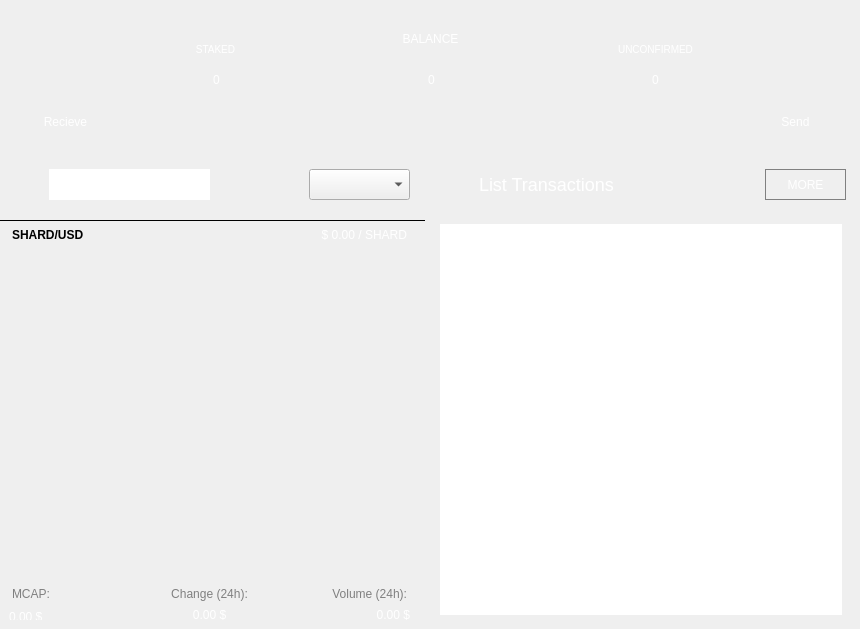
<?xml version="1.0" encoding="UTF-8"?>
<ui version="4.0">
 <class>OverviewPage</class>
 <widget class="QWidget" name="OverviewPage">
  <property name="geometry">
   <rect>
    <x>0</x>
    <y>0</y>
    <width>860</width>
    <height>629</height>
   </rect>
  </property>
  <property name="sizePolicy">
   <sizepolicy hsizetype="Expanding" vsizetype="Expanding">
    <horstretch>0</horstretch>
    <verstretch>0</verstretch>
   </sizepolicy>
  </property>
  <property name="windowTitle">
   <string>Form</string>
  </property>
  <widget class="QWidget" name="horizontalLayoutWidget_2">
   <property name="geometry">
    <rect>
     <x>-1</x>
     <y>149</y>
     <width>861</width>
     <height>481</height>
    </rect>
   </property>
   <layout class="QHBoxLayout" name="horizontalLayout_2">
    <property name="spacing">
     <number>10</number>
    </property>
    <item>
     <layout class="QVBoxLayout" name="verticalLayout_7">
      <item>
       <widget class="QWidget" name="ui_transactions" native="true">
        <property name="enabled">
         <bool>true</bool>
        </property>
        <property name="styleSheet">
         <string notr="true">background:'#102537';
margin-top:10px;</string>
        </property>
        <widget class="QLabel" name="label_3">
         <property name="geometry">
          <rect>
           <x>10</x>
           <y>70</y>
           <width>101</width>
           <height>21</height>
          </rect>
         </property>
         <property name="styleSheet">
          <string notr="true">color:&quot;#0adbf0&quot;;font-weight:bold;</string>
         </property>
         <property name="text">
          <string>SHARD/USD</string>
         </property>
        </widget>
        <widget class="QLabel" name="m_price">
         <property name="geometry">
          <rect>
           <x>230</x>
           <y>70</y>
           <width>181</width>
           <height>21</height>
          </rect>
         </property>
         <property name="styleSheet">
          <string notr="true">color:WHITE</string>
         </property>
         <property name="text">
          <string>$ 0.00 / SHARD</string>
         </property>
         <property name="alignment">
          <set>Qt::AlignRight|Qt::AlignTrailing|Qt::AlignVCenter</set>
         </property>
        </widget>
        <widget class="QComboBox" name="changeTime">
         <property name="geometry">
          <rect>
           <x>310</x>
           <y>10</y>
           <width>101</width>
           <height>41</height>
          </rect>
         </property>
         <property name="styleSheet">
          <string notr="true">QComboBox#changeTime {
    background:&quot;#0b1d2c&quot;;
    border:0px;
    color:white;
    outline: none;
    padding-left:5px;
   }
   QComboBox::drop-down {
    
        border:0px;
        margin-right:10px;

    }
    QComboBox::down-arrow {
        image: url(&quot;:/images/res/images/dropdown.png&quot;);
    }
    QComboBox#changeTime:pressed {
        background: &quot;#0b1d2c&quot;; 
    }
    QComboBox#changeTime:focus:pressed {
        background: &quot;#003750&quot;;
     }
    QComboBox#changeTime:focus { 
        background: &quot;#0b1d2c&quot;; 
    }
    QComboBox#changeTime:hover {
         background: &quot;#003750&quot;;
    }

    QComboBox#changeTime:checked { 
       background: &quot;#0b1d2c&quot;;
    }
    QComboBox#changeTime:checked:hover {
        background: &quot;#002d3&quot;;&quot;
 }
QComboBox#changeTime:disabled { 
    background: &quot;#0a2634&quot;;
	color:gray;
 }
    </string>
         </property>
         <property name="currentText">
          <string/>
         </property>
         <property name="currentIndex">
          <number>-1</number>
         </property>
        </widget>
        <widget class="QComboBox" name="graphSelector">
         <property name="geometry">
          <rect>
           <x>50</x>
           <y>10</y>
           <width>161</width>
           <height>41</height>
          </rect>
         </property>
         <property name="styleSheet">
          <string notr="true">QComboBox {
    background:&quot;#0a2634&quot;;
    border:0px;
    color:white;
    outline: none;
    padding-left:5px;
	font-size:20px;
   }
   QComboBox::drop-down {
    
        border:0px;
        margin-right:10px;

    }
    QComboBox::down-arrow {
        image: url(&quot;:/images/res/images/dropdown.png&quot;);
    }
    QComboBox:pressed {
        background: &quot;#0b1d2c&quot;; 
    }
    QComboBox:focus:pressed {
        background: &quot;#003750&quot;;
     }
    QComboBox#changeTime:focus { 
        background: &quot;#0b1d2c&quot;; 
    }
    QComboBox:hover {
         background: &quot;#003750&quot;;
    }

    QComboBox:checked { 
       background: &quot;#0b1d2c&quot;;
    }
    QComboBox:checked:hover {
        background: &quot;#002d3&quot;;
 }
QComboBox:disabled { 
    background: &quot;#0a2634&quot;;
	color:gray;
 }
    </string>
         </property>
        </widget>
        <widget class="QLabel" name="label_11">
         <property name="geometry">
          <rect>
           <x>10</x>
           <y>10</y>
           <width>41</width>
           <height>41</height>
          </rect>
         </property>
         <property name="text">
          <string>&lt;img src=&quot;:/images/res/images/graph.png&quot;&gt;</string>
         </property>
        </widget>
        <widget class="QWidget" name="verticalLayoutWidget">
         <property name="geometry">
          <rect>
           <x>10</x>
           <y>100</y>
           <width>401</width>
           <height>371</height>
          </rect>
         </property>
         <layout class="QVBoxLayout" name="verticalLayout">
          <item>
           <layout class="QVBoxLayout" name="verticalLayout_2">
            <item>
             <widget class="QCustomPlot" name="graphView" native="true">
              <property name="sizePolicy">
               <sizepolicy hsizetype="Expanding" vsizetype="Expanding">
                <horstretch>0</horstretch>
                <verstretch>0</verstretch>
               </sizepolicy>
              </property>
             </widget>
            </item>
           </layout>
          </item>
          <item>
           <layout class="QVBoxLayout" name="verticalLayout_8"/>
          </item>
          <item>
           <layout class="QHBoxLayout" name="horizontalLayout">
            <item>
             <layout class="QVBoxLayout" name="verticalLayout_5">
              <item>
               <widget class="QLabel" name="label_4">
                <property name="styleSheet">
                 <string notr="true">color:gray</string>
                </property>
                <property name="text">
                 <string>MCAP:</string>
                </property>
                <property name="alignment">
                 <set>Qt::AlignBottom|Qt::AlignLeading|Qt::AlignLeft</set>
                </property>
               </widget>
              </item>
              <item>
               <widget class="QLabel" name="m_cap">
                <property name="sizePolicy">
                 <sizepolicy hsizetype="Expanding" vsizetype="Fixed">
                  <horstretch>0</horstretch>
                  <verstretch>0</verstretch>
                 </sizepolicy>
                </property>
                <property name="styleSheet">
                 <string notr="true">color:white;margin-top:-4px;</string>
                </property>
                <property name="text">
                 <string>0.00 $</string>
                </property>
                <property name="alignment">
                 <set>Qt::AlignLeading|Qt::AlignLeft|Qt::AlignTop</set>
                </property>
               </widget>
              </item>
             </layout>
            </item>
            <item>
             <layout class="QVBoxLayout" name="verticalLayout_9">
              <item>
               <widget class="QLabel" name="label_6">
                <property name="styleSheet">
                 <string notr="true">color:gray</string>
                </property>
                <property name="text">
                 <string>Change (24h):</string>
                </property>
                <property name="alignment">
                 <set>Qt::AlignCenter</set>
                </property>
               </widget>
              </item>
              <item>
               <widget class="QLabel" name="m_change">
                <property name="sizePolicy">
                 <sizepolicy hsizetype="Expanding" vsizetype="Fixed">
                  <horstretch>0</horstretch>
                  <verstretch>0</verstretch>
                 </sizepolicy>
                </property>
                <property name="styleSheet">
                 <string notr="true">color:white;margin-top:-4px;</string>
                </property>
                <property name="text">
                 <string>0.00 $</string>
                </property>
                <property name="alignment">
                 <set>Qt::AlignCenter</set>
                </property>
               </widget>
              </item>
             </layout>
            </item>
            <item>
             <layout class="QVBoxLayout" name="verticalLayout_10">
              <item>
               <widget class="QLabel" name="label_10">
                <property name="styleSheet">
                 <string notr="true">color:gray</string>
                </property>
                <property name="text">
                 <string>Volume (24h):</string>
                </property>
                <property name="alignment">
                 <set>Qt::AlignRight|Qt::AlignTrailing|Qt::AlignVCenter</set>
                </property>
               </widget>
              </item>
              <item>
               <widget class="QLabel" name="m_volume">
                <property name="sizePolicy">
                 <sizepolicy hsizetype="Expanding" vsizetype="Fixed">
                  <horstretch>0</horstretch>
                  <verstretch>0</verstretch>
                 </sizepolicy>
                </property>
                <property name="styleSheet">
                 <string notr="true">color:white;margin-top:-4px;</string>
                </property>
                <property name="text">
                 <string>0.00 $</string>
                </property>
                <property name="alignment">
                 <set>Qt::AlignRight|Qt::AlignTrailing|Qt::AlignVCenter</set>
                </property>
               </widget>
              </item>
             </layout>
            </item>
           </layout>
          </item>
         </layout>
        </widget>
        <widget class="Line" name="line">
         <property name="geometry">
          <rect>
           <x>-10</x>
           <y>56</y>
           <width>441</width>
           <height>20</height>
          </rect>
         </property>
         <property name="styleSheet">
          <string notr="true">color:'#0b1d2c';</string>
         </property>
         <property name="frameShadow">
          <enum>QFrame::Plain</enum>
         </property>
         <property name="orientation">
          <enum>Qt::Horizontal</enum>
         </property>
        </widget>
       </widget>
      </item>
     </layout>
    </item>
    <item>
     <layout class="QVBoxLayout" name="verticalLayout_6">
      <item>
       <widget class="QWidget" name="ui_graph" native="true">
        <property name="styleSheet">
         <string notr="true">background:'#102537';
margin-top:10px;</string>
        </property>
        <widget class="ListTransactions" name="listTransactions">
         <property name="geometry">
          <rect>
           <x>0</x>
           <y>60</y>
           <width>412</width>
           <height>411</height>
          </rect>
         </property>
         <property name="styleSheet">
          <string notr="true">padding:5px;border:0px</string>
         </property>
        </widget>
        <widget class="QPushButton" name="moreButton">
         <property name="geometry">
          <rect>
           <x>330</x>
           <y>10</y>
           <width>81</width>
           <height>41</height>
          </rect>
         </property>
         <property name="styleSheet">
          <string notr="true">QPushButton { 
 background-color: &quot;#0b1d2c&quot;;
	border:1px solid gray;
	color:white;
	outline: none;

}

QPushButton:pressed {
   background-color: &quot;#0b1d2c&quot;;
border:1px solid gray;
	color:white;

}
QPushButton:focus:pressed { 
    background: &quot;#003750&quot;;
	border:1px solid #0adbf0;
	color:white;

 }
QPushButton:focus { 
   background-color: &quot;#0b1d2c&quot;;
	border:1px solid gray;
	color:white;

}
QPushButton:hover {
     background-color: &quot;#0b1d2c&quot;;
	border:1px solid #0adbf0;
 }
QPushButton:checked { 
     background-color: &quot;#0b1d2c&quot;;
border:1px solid gray;
	color:white;

 }
QPushButton:disabled { 
    background:'#0a2634';
color:gray;
border:1px solid gray;
 }
</string>
         </property>
         <property name="text">
          <string>MORE</string>
         </property>
         <property name="flat">
          <bool>false</bool>
         </property>
        </widget>
        <widget class="QLabel" name="label_2">
         <property name="geometry">
          <rect>
           <x>20</x>
           <y>10</y>
           <width>221</width>
           <height>41</height>
          </rect>
         </property>
         <property name="styleSheet">
          <string notr="true">color:white;
font-size:18px;</string>
         </property>
         <property name="text">
          <string>&lt;img src=&quot;:/images/res/images/transactions.png&quot;&gt;&amp;nbsp;&amp;nbsp;&amp;nbsp;&amp;nbsp;List Transactions</string>
         </property>
         <property name="textFormat">
          <enum>Qt::RichText</enum>
         </property>
        </widget>
       </widget>
      </item>
     </layout>
    </item>
   </layout>
  </widget>
  <widget class="QWidget" name="horizontalLayoutWidget_3">
   <property name="geometry">
    <rect>
     <x>0</x>
     <y>-1</y>
     <width>861</width>
     <height>151</height>
    </rect>
   </property>
   <layout class="QHBoxLayout" name="horizontalLayout_3">
    <item>
     <widget class="QGroupBox" name="groupBox_3">
      <property name="sizePolicy">
       <sizepolicy hsizetype="Minimum" vsizetype="Minimum">
        <horstretch>0</horstretch>
        <verstretch>0</verstretch>
       </sizepolicy>
      </property>
      <property name="styleSheet">
       <string notr="true">background:'#102537';border:0px</string>
      </property>
      <property name="title">
       <string/>
      </property>
      <widget class="QGroupBox" name="groupBox_2">
       <property name="geometry">
        <rect>
         <x>0</x>
         <y>0</y>
         <width>131</width>
         <height>151</height>
        </rect>
       </property>
       <property name="sizePolicy">
        <sizepolicy hsizetype="Minimum" vsizetype="Minimum">
         <horstretch>0</horstretch>
         <verstretch>0</verstretch>
        </sizepolicy>
       </property>
       <property name="styleSheet">
        <string notr="true">background:'#0e2232';border:0px</string>
       </property>
       <property name="title">
        <string/>
       </property>
       <widget class="QPushButton" name="ui_recieve">
        <property name="geometry">
         <rect>
          <x>0</x>
          <y>0</y>
          <width>131</width>
          <height>131</height>
         </rect>
        </property>
        <property name="sizePolicy">
         <sizepolicy hsizetype="Minimum" vsizetype="Minimum">
          <horstretch>0</horstretch>
          <verstretch>0</verstretch>
         </sizepolicy>
        </property>
        <property name="styleSheet">
         <string notr="true">border:0px;
background-image:url(:/images/res/images/recieve.png);
background-repeat:no-repeat;
background-position: center;
background-attachment:fixed;
background-size:cover;
outline: none;
</string>
        </property>
        <property name="text">
         <string/>
        </property>
        <property name="autoExclusive">
         <bool>false</bool>
        </property>
        <property name="flat">
         <bool>false</bool>
        </property>
       </widget>
       <widget class="QLabel" name="label_9">
        <property name="geometry">
         <rect>
          <x>0</x>
          <y>110</y>
          <width>131</width>
          <height>41</height>
         </rect>
        </property>
        <property name="sizePolicy">
         <sizepolicy hsizetype="Preferred" vsizetype="Maximum">
          <horstretch>0</horstretch>
          <verstretch>0</verstretch>
         </sizepolicy>
        </property>
        <property name="styleSheet">
         <string notr="true">margin-top:5px;
margin-bottom:20px;
color:white;
border:0px</string>
        </property>
        <property name="text">
         <string>Recieve</string>
        </property>
        <property name="alignment">
         <set>Qt::AlignCenter</set>
        </property>
        <property name="margin">
         <number>0</number>
        </property>
       </widget>
      </widget>
      <widget class="QGroupBox" name="groupBox_5">
       <property name="geometry">
        <rect>
         <x>590</x>
         <y>0</y>
         <width>141</width>
         <height>141</height>
        </rect>
       </property>
       <property name="styleSheet">
        <string notr="true">background:'#102537';border:0px</string>
       </property>
       <property name="title">
        <string/>
       </property>
       <widget class="QLabel" name="label_7">
        <property name="geometry">
         <rect>
          <x>0</x>
          <y>40</y>
          <width>131</width>
          <height>20</height>
         </rect>
        </property>
        <property name="sizePolicy">
         <sizepolicy hsizetype="Expanding" vsizetype="Preferred">
          <horstretch>0</horstretch>
          <verstretch>0</verstretch>
         </sizepolicy>
        </property>
        <property name="styleSheet">
         <string notr="true">color:white;
font-size:10px</string>
        </property>
        <property name="text">
         <string>UNCONFIRMED</string>
        </property>
        <property name="alignment">
         <set>Qt::AlignCenter</set>
        </property>
       </widget>
       <widget class="QLabel" name="labelUnconfirmed">
        <property name="geometry">
         <rect>
          <x>0</x>
          <y>60</y>
          <width>131</width>
          <height>41</height>
         </rect>
        </property>
        <property name="styleSheet">
         <string notr="true">color:white;</string>
        </property>
        <property name="text">
         <string>0</string>
        </property>
        <property name="alignment">
         <set>Qt::AlignCenter</set>
        </property>
       </widget>
      </widget>
      <widget class="QGroupBox" name="groupBox">
       <property name="geometry">
        <rect>
         <x>730</x>
         <y>0</y>
         <width>131</width>
         <height>151</height>
        </rect>
       </property>
       <property name="styleSheet">
        <string notr="true">background:'#0e2232';border:0px</string>
       </property>
       <property name="title">
        <string/>
       </property>
       <widget class="QPushButton" name="ui_send">
        <property name="geometry">
         <rect>
          <x>0</x>
          <y>0</y>
          <width>131</width>
          <height>131</height>
         </rect>
        </property>
        <property name="sizePolicy">
         <sizepolicy hsizetype="Minimum" vsizetype="Minimum">
          <horstretch>0</horstretch>
          <verstretch>0</verstretch>
         </sizepolicy>
        </property>
        <property name="styleSheet">
         <string notr="true">border:0px;
background-image:url(:/images/res/images/send.png);
background-repeat:no-repeat;
background-position: center;
outline:none;</string>
        </property>
        <property name="text">
         <string/>
        </property>
        <property name="autoExclusive">
         <bool>false</bool>
        </property>
       </widget>
       <widget class="QLabel" name="label">
        <property name="geometry">
         <rect>
          <x>0</x>
          <y>110</y>
          <width>131</width>
          <height>41</height>
         </rect>
        </property>
        <property name="sizePolicy">
         <sizepolicy hsizetype="Preferred" vsizetype="Maximum">
          <horstretch>0</horstretch>
          <verstretch>0</verstretch>
         </sizepolicy>
        </property>
        <property name="styleSheet">
         <string notr="true">margin-top:5px;
margin-bottom:20px;
color:white;
border:0px</string>
        </property>
        <property name="text">
         <string>Send</string>
        </property>
        <property name="alignment">
         <set>Qt::AlignCenter</set>
        </property>
        <property name="margin">
         <number>0</number>
        </property>
       </widget>
      </widget>
      <widget class="QGroupBox" name="groupBox_4">
       <property name="geometry">
        <rect>
         <x>270</x>
         <y>0</y>
         <width>321</width>
         <height>141</height>
        </rect>
       </property>
       <property name="styleSheet">
        <string notr="true">background:'#102537';border:0px</string>
       </property>
       <property name="title">
        <string/>
       </property>
       <widget class="QLabel" name="label_5">
        <property name="geometry">
         <rect>
          <x>0</x>
          <y>30</y>
          <width>321</width>
          <height>20</height>
         </rect>
        </property>
        <property name="sizePolicy">
         <sizepolicy hsizetype="Expanding" vsizetype="Preferred">
          <horstretch>0</horstretch>
          <verstretch>0</verstretch>
         </sizepolicy>
        </property>
        <property name="styleSheet">
         <string notr="true">color:white;</string>
        </property>
        <property name="text">
         <string>BALANCE</string>
        </property>
        <property name="alignment">
         <set>Qt::AlignCenter</set>
        </property>
       </widget>
       <widget class="QLabel" name="labelBalance">
        <property name="geometry">
         <rect>
          <x>6</x>
          <y>50</y>
          <width>311</width>
          <height>61</height>
         </rect>
        </property>
        <property name="styleSheet">
         <string notr="true">color:white;</string>
        </property>
        <property name="text">
         <string>0</string>
        </property>
        <property name="alignment">
         <set>Qt::AlignCenter</set>
        </property>
       </widget>
      </widget>
      <widget class="QGroupBox" name="groupBox_6">
       <property name="geometry">
        <rect>
         <x>140</x>
         <y>0</y>
         <width>131</width>
         <height>141</height>
        </rect>
       </property>
       <property name="styleSheet">
        <string notr="true">background:'#102537';border:0px</string>
       </property>
       <property name="title">
        <string/>
       </property>
       <widget class="QLabel" name="label_8">
        <property name="geometry">
         <rect>
          <x>10</x>
          <y>40</y>
          <width>131</width>
          <height>20</height>
         </rect>
        </property>
        <property name="sizePolicy">
         <sizepolicy hsizetype="Expanding" vsizetype="Preferred">
          <horstretch>0</horstretch>
          <verstretch>0</verstretch>
         </sizepolicy>
        </property>
        <property name="styleSheet">
         <string notr="true">color:white;
font-size:10px</string>
        </property>
        <property name="text">
         <string>STAKED</string>
        </property>
        <property name="alignment">
         <set>Qt::AlignCenter</set>
        </property>
       </widget>
       <widget class="QLabel" name="labelStake">
        <property name="geometry">
         <rect>
          <x>16</x>
          <y>60</y>
          <width>121</width>
          <height>41</height>
         </rect>
        </property>
        <property name="styleSheet">
         <string notr="true">color:white;</string>
        </property>
        <property name="text">
         <string>0</string>
        </property>
        <property name="alignment">
         <set>Qt::AlignCenter</set>
        </property>
       </widget>
      </widget>
     </widget>
    </item>
   </layout>
  </widget>
 </widget>
 <customwidgets>
  <customwidget>
   <class>ListTransactions</class>
   <extends>QListView</extends>
   <header>listtransactions.h</header>
  </customwidget>
  <customwidget>
   <class>QCustomPlot</class>
   <extends>QWidget</extends>
   <header>qcustomplot.h</header>
   <container>1</container>
  </customwidget>
 </customwidgets>
 <tabstops>
  <tabstop>moreButton</tabstop>
  <tabstop>listTransactions</tabstop>
  <tabstop>ui_recieve</tabstop>
  <tabstop>ui_send</tabstop>
 </tabstops>
 <resources/>
 <connections/>
</ui>
